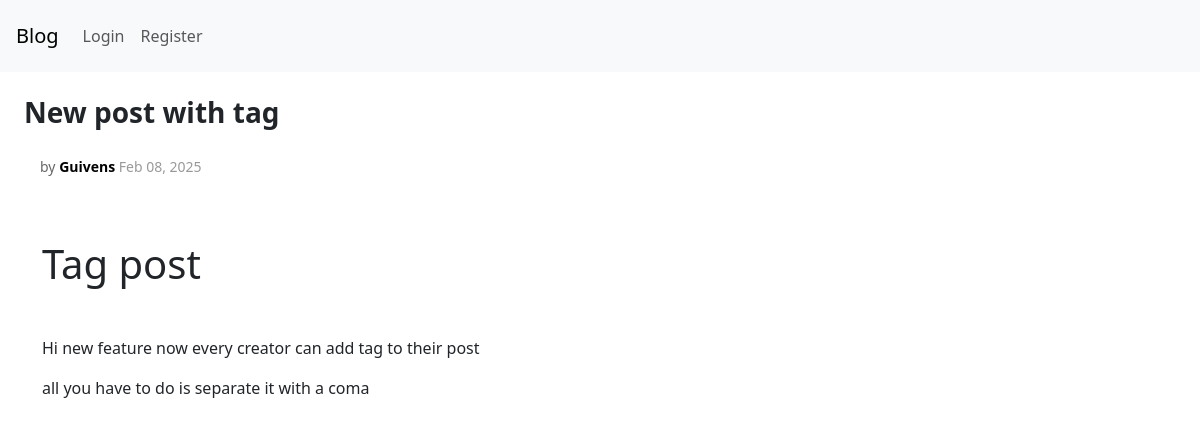
The app's page /article/11 with its own data.
### app/models.py (models this page shows, shortened)
class Article(db.Model):
    id = db.Column(db.Integer, primary_key=True)
    title = db.Column(db.String(120), unique=True, nullable=False)
    content = db.Column(db.Text, nullable=False)
    created_at = db.Column(db.DateTime, default=datetime.utcnow)  # FIXED
    author_id = db.Column(db.Integer, db.ForeignKey('user.id'), nullable=False)  # FIXED
    tags = db.relationship('Tag', secondary=article_tag, back_populates='articles')

class User(db.Model, UserMixin):
    id = db.Column(db.Integer, primary_key=True)
    username = db.Column(db.String(80), unique=True, nullable=False)
    email = db.Column(db.String(120), unique=True, nullable=False)
    hash = db.Column(db.String(256), nullable= False)
    articles = db.relationship('Article', backref='author', lazy=True)
    profile = db.relationship('Profile', backref='user', uselist=False)

### app/routes.py (the view)
@main_routes.route('/article/<article_id>', methods= ["GET","POST"])
def article_details(article_id):
  if not article_id:
    flash("No Id found", "danger")
    return redirect(url_for('main.article_details'))
  article = Article.query.filter_by(id= int(article_id)).first()
  if not article:
    flash('No article found','dangee')
    return redirect(url_for('main.article-details'))
  if request.method == "POST":
    db.session.delete(article)
    db.session.commit()
    flash('Article with id {} was removed'.format(article.id),'success')
    return redirect('/')
  return render_template('article-details.html', article=article)

### app/templates/article-details.html (shortened to what this page needs)
{% extends 'base.html' %}
{% block content %}
  {% if article%}
    <div class="d-flex p-4 flex-column ">
      <div class="d-flex flex-row justify-content-between align-items-center">
             <h1 class="article-title">
               {{article.title}}
            </h1>
      </div>
      <div class="d-flex gap-4 flex-row align-items-center m-3">
        <p class="article-meta">by
        <span class="author">
          {{article.author.username | capitalize}}
        </span>
        <span class="date">
          {{ article.created_at.strftime('%b %d, %Y') }}
        </span>
        </p>
      </div>
      <div class="container py-3">
        <p class="article-content">
          {{ article.content | safe }}
        </p>
      </div>
    </div>
  {% endif %}
{% endblock %}

### app/static/css/global.css (style rules this page uses)
body { font-family: 'Georgia', serif; background-color: #f9f9f9; color: #333; }
.article-title { font-size: 28px; font-weight: bold; margin-bottom: 10px; }
.article-meta { font-size: 14px; color: #666; margin-bottom: 15px; }
.author { font-weight: bold; color: #000; }
.date { color: #999; }
.article-content { font-size: 18px; line-height: 1.6; color: #444; }

### records on screen
Article: title "New post with tag", created_at "Feb 08, 2025", content "Tag post Hi new feature now every creator can add tag to their post all you have to do is separate it with a coma"
User: author.username "Guivens"
